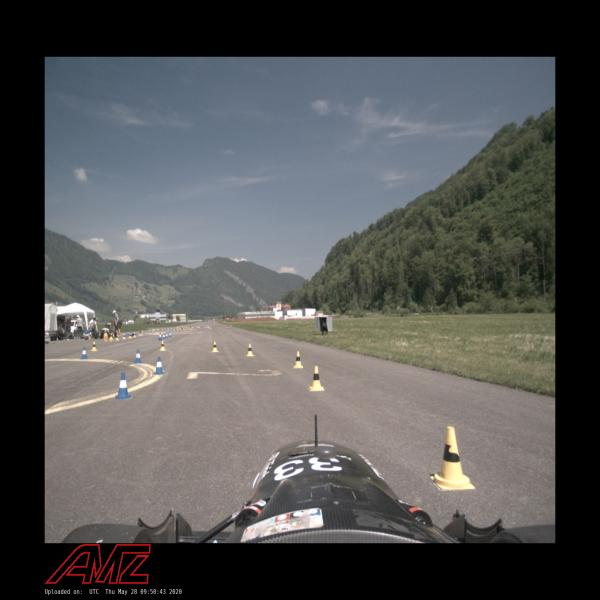
#> input picture scripts/amz_00032_jpg.rf.eec8b84528d851488e5ce766afe6ca71.jpg, 600 x 600 px
$ python one_hot_encoding_visualiser.py --img_path ../amz_00032_jpg.rf.eec8b84528d851488e5ce766afe6ca71.jpg
#> lines starting #> are read from the running program, lines starting #| are printed output that depends on the picture; after the words box and inside, x2 and y2 are one past the last pixel; in counts of white or black regions, pixels touching at a corner belong together
"""
Script para visualizar máscaras de conos y su representación en one hot encoding.

El script:
- Carga una imagen del dataset
- Detecta píxeles azules y amarillos
- Genera una representación one hot de 2 canales:
    - Canal 0 -> conos azules
    - Canal 1 -> conos amarillos
- Muestra la imagen original y cada canal por separado

Uso:
python3 script.py --img_path ruta/a/la/imagen.png
"""

import cv2
import numpy as np
import argparse

parser = argparse.ArgumentParser(description="Visualizacion de one hot encoding")
parser.add_argument(
    "--img_path",
    type=str,
    required=True,
    help="Ruta a la imagen del dataset"
)

args = parser.parse_args()

# ================= CARGAR IMAGEN =================
img = cv2.imread(args.img_path)
#> img is the input picture: shape (600, 600, 3); mean B, G, R 82, 82.3, 82

h, w = img.shape[:2]
#> h = 600; w = 600

# ================= ONE HOT =================
blue_mask = np.all(img == [255, 0, 0], axis=2)
#> blue_mask: shape (600, 600) bool; every value is 0
yellow_mask = np.all(img == [0, 255, 255], axis=2)

one_hot = np.zeros((h, w, 2), dtype=np.uint8)
one_hot[:, :, 0][blue_mask] = 1
one_hot[:, :, 1][yellow_mask] = 1

print(np.unique(img.reshape(-1, 3), axis=0))
#> (printed output is left out)

# ================= CANALES (VISUALIZACIÓN) =================
blue_vis = (one_hot[:, :, 0] * 255).astype(np.uint8)
yellow_vis = (one_hot[:, :, 1] * 255).astype(np.uint8)

blue_vis = cv2.cvtColor(blue_vis, cv2.COLOR_GRAY2BGR)
#> blue_vis: shape (600, 600, 3); every value is 0
yellow_vis = cv2.cvtColor(yellow_vis, cv2.COLOR_GRAY2BGR)

orig_vis = img.copy()

# ================= PANELES =================

def add_panel(image, title, pad=10, top_pad=35):
#> called with title = 'Original Mask (ROI)', pad = 10, top_pad = 35
    h, w = image.shape[:2]
#> h = 600; w = 600

    canvas = np.ones((h + top_pad + pad, w + 2*pad, 3), dtype=np.uint8) * 255

    canvas[top_pad:top_pad+h, pad:pad+w] = image
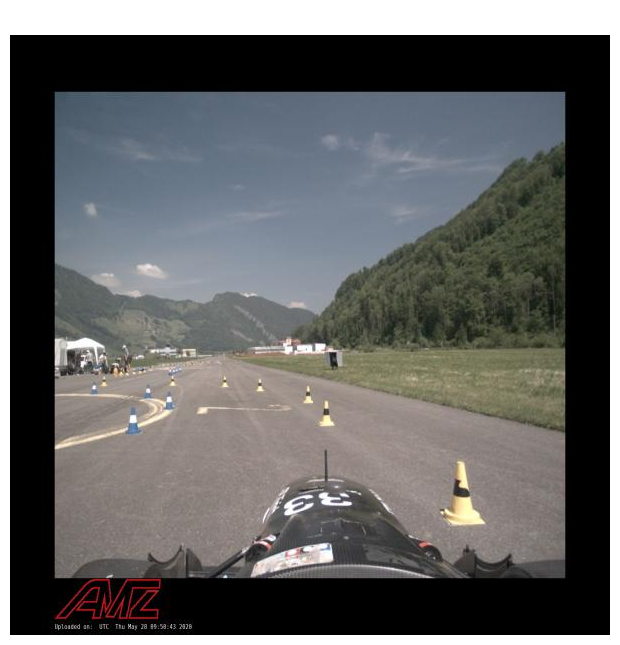
#> canvas: shape (645, 620, 3); mean B, G, R 99.3, 99.6, 99.3

    cv2.putText(
        canvas,
        title,
        (pad + 5, int(top_pad * 0.7)),
        cv2.FONT_HERSHEY_SIMPLEX,
        0.6,
        (0, 0, 0),
        1,
        cv2.LINE_AA
    )
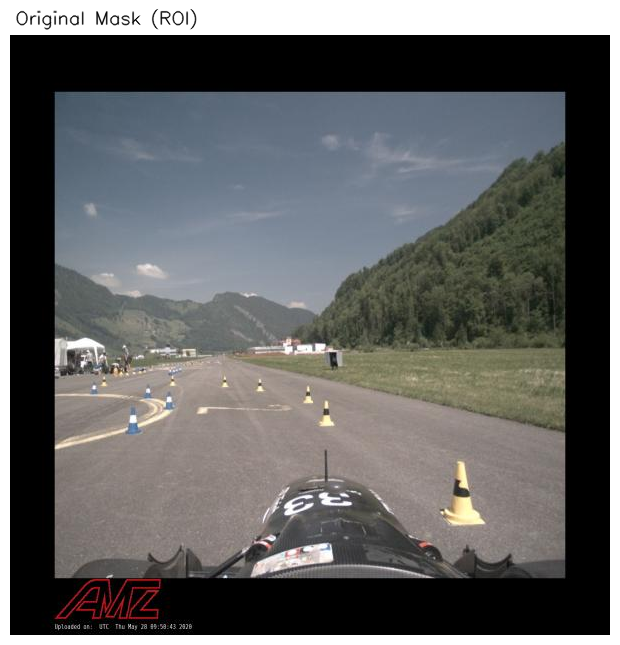
#> canvas: shape (645, 620, 3); 0.32% of pixels changed, all inside (x1, y1, x2, y2) = (16, 8, 197, 30)

    return canvas

# ================= CREAR VISTAS =================

p_orig = add_panel(orig_vis, "Original Mask (ROI)")
p_blue = add_panel(blue_vis, "C0 (blue channel)")
#> call 2 of add_panel, with title = 'C0 (blue channel)', pad = 10, top_pad = 35
#> in add_panel (call 2), `canvas[top_pad:top_pad+h, pad:pad+w] = image`:
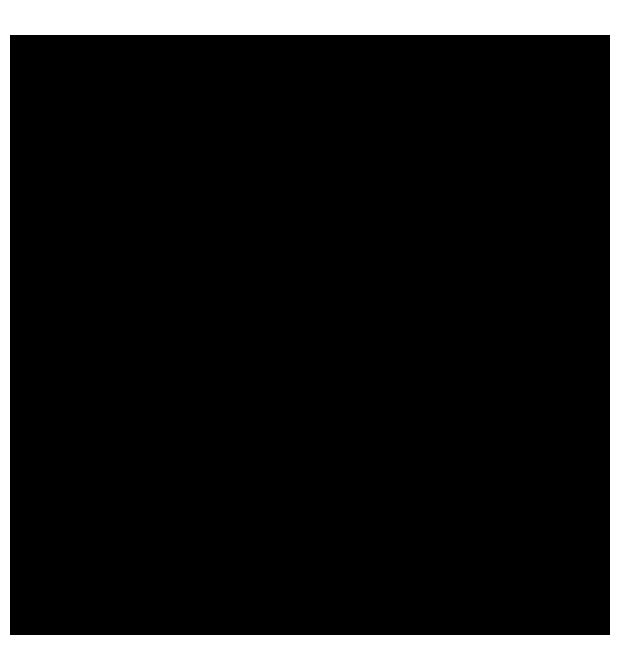
#> canvas: shape (645, 620, 3); 10% white; 1 white region, box (x1, y1, x2, y2) and area: (0, 0, 620, 645) 39900
p_yellow = add_panel(yellow_vis, "C1 (yellow channel)")
#> call 3 of add_panel, with title = 'C1 (yellow channel)', pad = 10, top_pad = 35
#> in add_panel (call 3), `cv2.putText( canvas, title, (pad + 5, int(top_pad * 0.7)), cv2.FONT_HE..`:
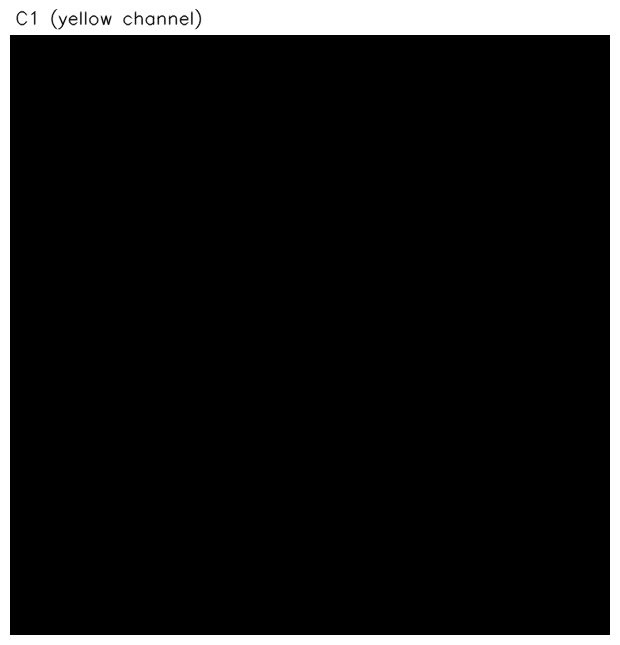
#> canvas: shape (645, 620, 3); min 0, max 255, mean 25.1

# ================= CONCATENAR =================

final = cv2.hconcat([p_orig, p_blue, p_yellow])
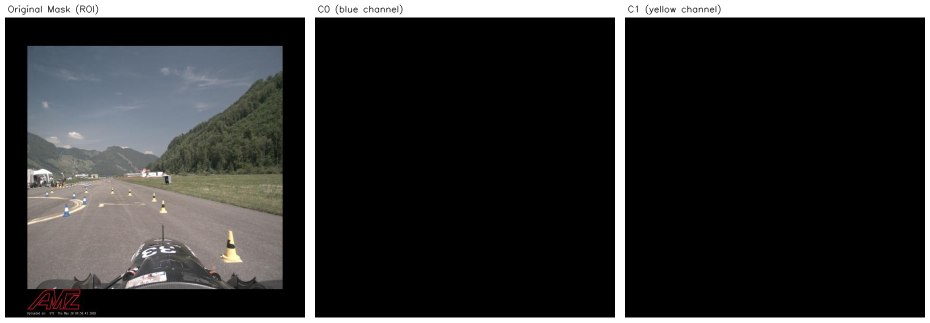
#> final: shape (645, 1860, 3) (shown at 1/2 size); mean B, G, R 49.7, 49.8, 49.7

# ================= MOSTRAR =================

cv2.imshow("Dataset Visualization", final)
cv2.waitKey(0)
cv2.destroyAllWindows()
